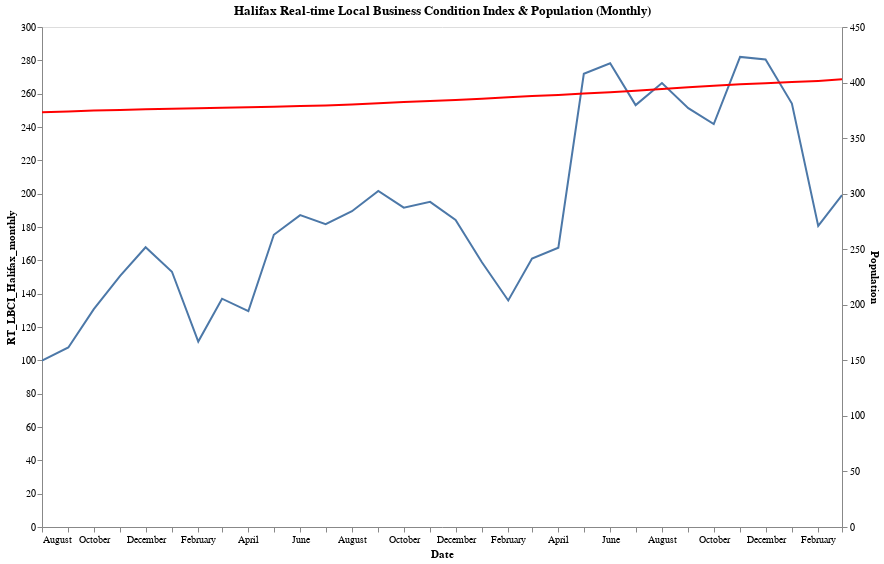

Notebook cell for this chart:
### Code cell
# combine the plot of the two dataframes
chart111 = alt.Chart(mydff, title = "Halifax Real-time Local Business Condition Index & Population (Monthly)").mark_line().encode(
    x='Date:T',
    y='RT_LBCI_Halifax_monthly:Q',
)

chart222 = alt.Chart(mydff).mark_line(color='red').encode(
    x='Date:T',
    y='Population:Q',
)

(chart111 + chart222
).properties(width=800,height=500
).resolve_scale(y='independent'
).configure_axis(grid=False
).interactive()

### Figure 1 — Vega-Lite specification as saved in the notebook (floating-point values rounded to 4 significant figures)
{"config": {"view": {"continuousWidth": 400, "continuousHeight": 300}, "axis": {"grid": false}}, "layer": [{"mark": "line", "encoding": {"x": {"field": "Date", "type": "temporal"}, "y": {"field": "RT_LBCI_Halifax_monthly", "type": "quantitative"}}, "selection": {"selector011": {"type": "interval", "bind": "scales", "encodings": ["x", "y"]}}, "title": "Halifax Real-time Local Business Condition Index & Population (Monthly)"}, {"mark": {"type": "line", "color": "red"}, "encoding": {"x": {"field": "Date", "type": "temporal"}, "y": {"field": "Population", "type": "quantitative"}}}], "data": {"name": "data-27f7f5a4ba868144737afd6daf4a5850"}, "height": 500, "resolve": {"scale": {"y": "independent"}}, "width": 800, "$schema": "https://vega.github.io/schema/vega-lite/v4.17.0.json", "datasets": {"data-27f7f5a4ba868144737afd6daf4a5850": [{"Date": "2020-08-01T00:00:00", "RT_LBCI_Halifax_monthly": 99.78, "Population": 373.3}, {"Date": "2020-09-01T00:00:00", "RT_LBCI_Halifax_monthly": 107.7, "Population": 374.0}, {"Date": "2020-10-01T00:00:00", "RT_LBCI_Halifax_monthly": 130.7, "Population": 374.8}, {"Date": "2020-11-01T00:00:00", "RT_LBCI_Halifax_monthly": 150.7, "Population": 375.4}, {"Date": "2020-12-01T00:00:00", "RT_LBCI_Halifax_monthly": 167.9, "Population": 375.9}, {"Date": "2021-01-01T00:00:00", "RT_LBCI_Halifax_monthly": 153.1, "Population": 376.4}, {"Date": "2021-02-01T00:00:00", "RT_LBCI_Halifax_monthly": 111.3, "Population": 376.8}, {"Date": "2021-03-01T00:00:00", "RT_LBCI_Halifax_monthly": 137.0, "Population": 377.3}, {"Date": "2021-04-01T00:00:00", "RT_LBCI_Halifax_monthly": 129.6, "Population": 377.7}, {"Date": "2021-05-01T00:00:00", "RT_LBCI_Halifax_monthly": 175.3, "Population": 378.2}, {"Date": "2021-06-01T00:00:00", "RT_LBCI_Halifax_monthly": 187.1, "Population": 378.8}, {"Date": "2021-07-01T00:00:00", "RT_LBCI_Halifax_monthly": 181.7, "Population": 379.4}, {"Date": "2021-08-01T00:00:00", "RT_LBCI_Halifax_monthly": 189.4, "Population": 380.3}, {"Date": "2021-09-01T00:00:00", "RT_LBCI_Halifax_monthly": 201.7, "Population": 381.3}, {"Date": "2021-10-01T00:00:00", "RT_LBCI_Halifax_monthly": 191.6, "Population": 382.4}, {"Date": "2021-11-01T00:00:00", "RT_LBCI_Halifax_monthly": 195.1, "Population": 383.4}, {"Date": "2021-12-01T00:00:00", "RT_LBCI_Halifax_monthly": 184.3, "Population": 384.4}, {"Date": "2022-01-01T00:00:00", "RT_LBCI_Halifax_monthly": 158.8, "Population": 385.5}, {"Date": "2022-02-01T00:00:00", "RT_LBCI_Halifax_monthly": 135.9, "Population": 386.7}, {"Date": "2022-03-01T00:00:00", "RT_LBCI_Halifax_monthly": 161.1, "Population": 387.8}, {"Date": "2022-04-01T00:00:00", "RT_LBCI_Halifax_monthly": 167.5, "Population": 388.9}, {"Date": "2022-05-01T00:00:00", "RT_LBCI_Halifax_monthly": 271.9, "Population": 390.1}, {"Date": "2022-06-01T00:00:00", "RT_LBCI_Halifax_monthly": 278.2, "Population": 391.3}, {"Date": "2022-07-01T00:00:00", "RT_LBCI_Halifax_monthly": 253.1, "Population": 392.6}, {"Date": "2022-08-01T00:00:00", "RT_LBCI_Halifax_monthly": 266.4, "Population": 394.1}, {"Date": "2022-09-01T00:00:00", "RT_LBCI_Halifax_monthly": 251.3, "Population": 395.7}, {"Date": "2022-10-01T00:00:00", "RT_LBCI_Halifax_monthly": 241.7, "Population": 397.2}, {"Date": "2022-11-01T00:00:00", "RT_LBCI_Halifax_monthly": 282.0, "Population": 398.4}, {"Date": "2022-12-01T00:00:00", "RT_LBCI_Halifax_monthly": 280.5, "Population": 399.4}, {"Date": "2023-01-01T00:00:00", "RT_LBCI_Halifax_monthly": 254.0, "Population": 400.4}, {"Date": "2023-02-01T00:00:00", "RT_LBCI_Halifax_monthly": 180.6, "Population": 401.5}, {"Date": "2023-03-01T00:00:00", "RT_LBCI_Halifax_monthly": 199.2, "Population": 402.9}]}}
